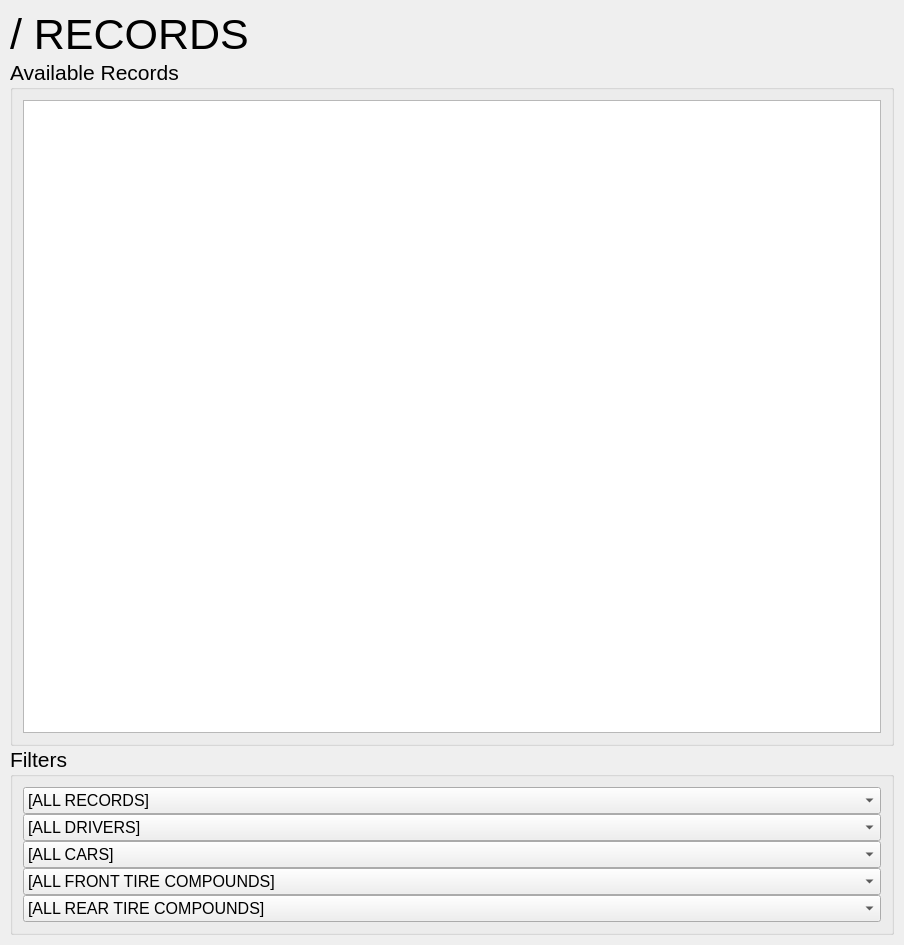
<?xml version="1.0" encoding="UTF-8"?>
<ui version="4.0">
 <class>WidgetRecords</class>
 <widget class="QWidget" name="WidgetRecords">
  <property name="geometry">
   <rect>
    <x>0</x>
    <y>0</y>
    <width>904</width>
    <height>945</height>
   </rect>
  </property>
  <property name="font">
   <font>
    <family>Arial</family>
    <pointsize>32</pointsize>
   </font>
  </property>
  <property name="windowTitle">
   <string>Records</string>
  </property>
  <layout class="QVBoxLayout" name="verticalLayout_3">
   <property name="spacing">
    <number>0</number>
   </property>
   <property name="leftMargin">
    <number>10</number>
   </property>
   <property name="topMargin">
    <number>10</number>
   </property>
   <property name="rightMargin">
    <number>10</number>
   </property>
   <property name="bottomMargin">
    <number>10</number>
   </property>
   <item>
    <layout class="QVBoxLayout" name="layoutCenter">
     <property name="spacing">
      <number>0</number>
     </property>
     <item>
      <layout class="QVBoxLayout" name="layoutTitle">
       <property name="spacing">
        <number>0</number>
       </property>
       <item>
        <widget class="QLabel" name="labelTitle">
         <property name="font">
          <font>
           <family>Arial</family>
           <pointsize>32</pointsize>
          </font>
         </property>
         <property name="text">
          <string>/ RECORDS</string>
         </property>
         <property name="alignment">
          <set>Qt::AlignLeading|Qt::AlignLeft|Qt::AlignVCenter</set>
         </property>
        </widget>
       </item>
      </layout>
     </item>
     <item>
      <layout class="QVBoxLayout" name="layoutContent">
       <property name="spacing">
        <number>0</number>
       </property>
       <item>
        <widget class="QGroupBox" name="groupBoxAvailableRecords">
         <property name="font">
          <font>
           <pointsize>16</pointsize>
          </font>
         </property>
         <property name="title">
          <string>Available Records</string>
         </property>
         <layout class="QVBoxLayout" name="verticalLayout_2">
          <property name="spacing">
           <number>0</number>
          </property>
          <property name="leftMargin">
           <number>10</number>
          </property>
          <property name="topMargin">
           <number>10</number>
          </property>
          <property name="rightMargin">
           <number>10</number>
          </property>
          <property name="bottomMargin">
           <number>10</number>
          </property>
          <item>
           <widget class="QTableWidget" name="tableWidgetAvailableRecords">
            <property name="minimumSize">
             <size>
              <width>858</width>
              <height>0</height>
             </size>
            </property>
            <property name="font">
             <font>
              <family>Arial</family>
              <pointsize>12</pointsize>
             </font>
            </property>
            <attribute name="horizontalHeaderVisible">
             <bool>false</bool>
            </attribute>
            <attribute name="verticalHeaderVisible">
             <bool>false</bool>
            </attribute>
            <column>
             <property name="text">
              <string>Rank</string>
             </property>
            </column>
            <column>
             <property name="text">
              <string>Time</string>
             </property>
            </column>
            <column>
             <property name="text">
              <string>Driver</string>
             </property>
            </column>
            <column>
             <property name="text">
              <string>Car</string>
             </property>
            </column>
            <column>
             <property name="text">
              <string>Date</string>
             </property>
            </column>
           </widget>
          </item>
         </layout>
        </widget>
       </item>
       <item>
        <widget class="QGroupBox" name="groupBoxFilters">
         <property name="font">
          <font>
           <pointsize>16</pointsize>
          </font>
         </property>
         <property name="title">
          <string>Filters</string>
         </property>
         <layout class="QVBoxLayout" name="verticalLayout">
          <property name="spacing">
           <number>0</number>
          </property>
          <property name="leftMargin">
           <number>10</number>
          </property>
          <property name="topMargin">
           <number>10</number>
          </property>
          <property name="rightMargin">
           <number>10</number>
          </property>
          <property name="bottomMargin">
           <number>10</number>
          </property>
          <item>
           <widget class="QComboBox" name="comboBoxLimit">
            <property name="font">
             <font>
              <family>Arial</family>
              <pointsize>12</pointsize>
             </font>
            </property>
            <property name="currentIndex">
             <number>0</number>
            </property>
            <item>
             <property name="text">
              <string>[ALL RECORDS]</string>
             </property>
            </item>
            <item>
             <property name="text">
              <string>10</string>
             </property>
            </item>
            <item>
             <property name="text">
              <string>25</string>
             </property>
            </item>
            <item>
             <property name="text">
              <string>50</string>
             </property>
            </item>
            <item>
             <property name="text">
              <string>100</string>
             </property>
            </item>
           </widget>
          </item>
          <item>
           <widget class="QComboBox" name="comboBoxDriver">
            <property name="font">
             <font>
              <family>Arial</family>
              <pointsize>12</pointsize>
             </font>
            </property>
            <property name="currentIndex">
             <number>0</number>
            </property>
            <item>
             <property name="text">
              <string>[ALL DRIVERS]</string>
             </property>
            </item>
           </widget>
          </item>
          <item>
           <widget class="QComboBox" name="comboBoxCar">
            <property name="font">
             <font>
              <family>Arial</family>
              <pointsize>12</pointsize>
             </font>
            </property>
            <property name="currentIndex">
             <number>0</number>
            </property>
            <item>
             <property name="text">
              <string>[ALL CARS]</string>
             </property>
            </item>
           </widget>
          </item>
          <item>
           <widget class="QComboBox" name="comboBoxFrontTireCompound">
            <property name="font">
             <font>
              <family>Arial</family>
              <pointsize>12</pointsize>
             </font>
            </property>
            <property name="currentIndex">
             <number>0</number>
            </property>
            <item>
             <property name="text">
              <string>[ALL FRONT TIRE COMPOUNDS]</string>
             </property>
            </item>
           </widget>
          </item>
          <item>
           <widget class="QComboBox" name="comboBoxRearTireCompound">
            <property name="font">
             <font>
              <family>Arial</family>
              <pointsize>12</pointsize>
             </font>
            </property>
            <property name="currentIndex">
             <number>0</number>
            </property>
            <item>
             <property name="text">
              <string>[ALL REAR TIRE COMPOUNDS]</string>
             </property>
            </item>
           </widget>
          </item>
         </layout>
        </widget>
       </item>
      </layout>
     </item>
    </layout>
   </item>
  </layout>
 </widget>
 <resources/>
 <connections/>
</ui>
